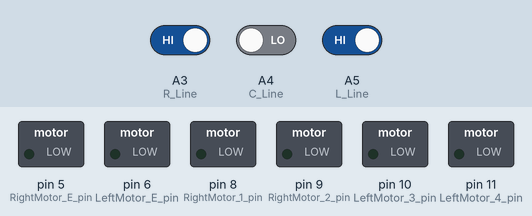
Simulated run of this sketch. Board: Arduino Uno, built with avr-gcc and run on an emulated ATmega328P. Parts: switched loads named in the sketch (green lamp = pin HIGH). The test bench sets the inputs (shaded band); at power-on: A3 (R_Line) HIGH, A4 (C_Line) LOW, A5 (L_Line) HIGH. What the sketch prints to the serial monitor is not drawn.

Above: at 1.2 s.
1.3 s: A3 (R_Line) driven LOW
At 2.3 s:
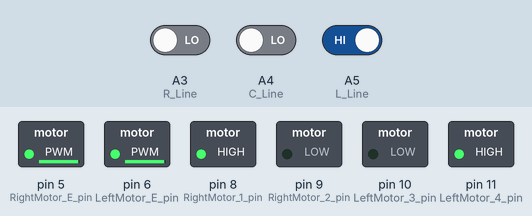
3.5 s: A4 (C_Line) driven HIGH
At 4.6 s:
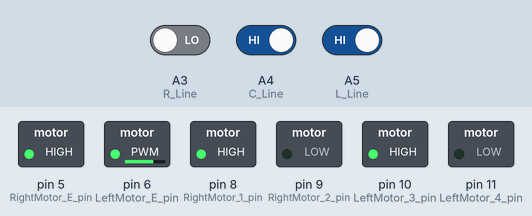
5.0 s: A5 (L_Line) driven LOW
At 5.7 s:
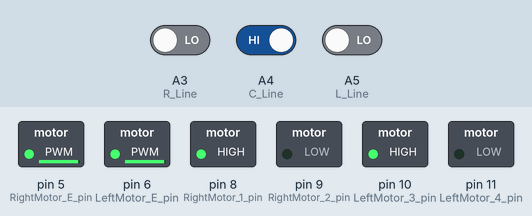
6.5 s: A3 (R_Line) driven HIGH
At 6.8 s:
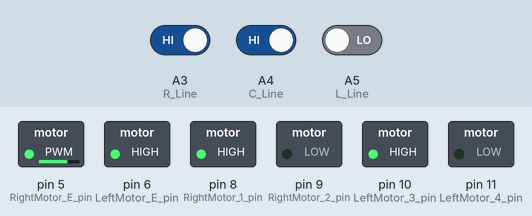
8.0 s: A4 (C_Line) driven LOW
At 9.2 s:
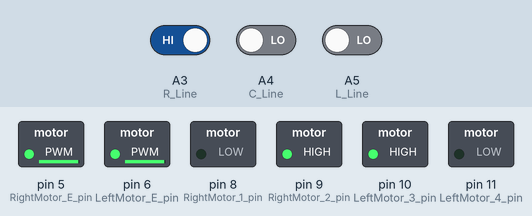
9.5 s: A4 (C_Line) driven HIGH and A5 (L_Line) driven HIGH
At 10.3 s:
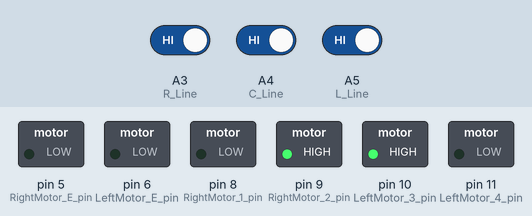
Timing chart, 0 to 12.0 s (numbered marks = the images above; inputs shaded):
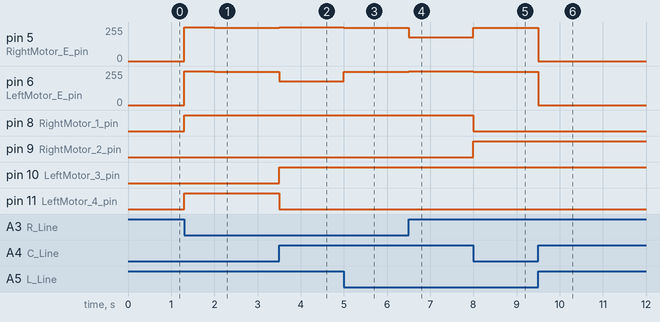

Measured:
- after the input at 1.3 s, pin 5 (RightMotor_E_pin), pin 6 (LeftMotor_E_pin): 0/255 → 255/255 at once, → 250/255 0.70 s later; pin 8 (RightMotor_1_pin), pin 11 (LeftMotor_4_pin): LOW → HIGH at once
- after the input at 3.5 s, pin 5 (RightMotor_E_pin): 250/255 → 255/255 at once; pin 6 (LeftMotor_E_pin): 250/255 → 180/255 at once; pin 10 (LeftMotor_3_pin): LOW → HIGH at once; pin 11 (LeftMotor_4_pin): HIGH → LOW at once
- after the input at 5.0 s, pin 5 (RightMotor_E_pin): 255/255 → 250/255 at once; pin 6 (LeftMotor_E_pin): 180/255 → 250/255 at once
- after the input at 6.5 s, pin 5 (RightMotor_E_pin): 250/255 → 180/255 at once; pin 6 (LeftMotor_E_pin): 250/255 → 255/255 at once
- after the input at 8.0 s, pin 5 (RightMotor_E_pin): 180/255 → 250/255 at once; pin 6 (LeftMotor_E_pin): 255/255 → 250/255 at once; pin 8 (RightMotor_1_pin): HIGH → LOW at once; pin 9 (RightMotor_2_pin): LOW → HIGH at once
- after the input at 9.5 s, pin 5 (RightMotor_E_pin), pin 6 (LeftMotor_E_pin): 250/255 → 0/255 at once

The sketch:

Linecar.ino
```cpp
// 핀 설정
// 21s (배터리 완충시)
int RightMotor_E_pin = 5;
int LeftMotor_E_pin = 6;
int RightMotor_1_pin = 8;
int RightMotor_2_pin = 9;
int LeftMotor_3_pin = 10;
int LeftMotor_4_pin = 11;

int L_Line = A5;
int C_Line = A4;
int R_Line = A3;

// 일반 주행 속도 설정 (부드러운 곡선 주행 최적화)
int BaseSpeed = 250;     // 직진 속도
int CurveHigh = 255;     // 곡선 바깥쪽 바퀴
int CurveLow = 180;      // 곡선 안쪽 바퀴 (높게 설정하여 지그재그 방지)
int SpinSpeed = 250;     // 급회전 및 라인 복귀 속도

int last_state = 0;      // 라인 이탈 시 이전 상태 기억용
unsigned long startTime; // 부스터 시간 측정용

void setup() {
  pinMode(RightMotor_E_pin, OUTPUT);
  pinMode(LeftMotor_E_pin, OUTPUT);
  pinMode(RightMotor_1_pin, OUTPUT);
  pinMode(RightMotor_2_pin, OUTPUT);
  pinMode(LeftMotor_3_pin, OUTPUT);
  pinMode(LeftMotor_4_pin, OUTPUT);

  Serial.begin(9600);
  Serial.println("System Ready: Smooth & Booster Mode");
  startTime = millis(); // 전원이 켜진 시점 저장
}

void loop() {
  // 현재 부스터 모드인지 확인 (초반 2초간 true)
  bool isBooster = (millis() - startTime < 2000);

  // 라인 트레이싱 실행
  line_tracing(isBooster);
}

void line_tracing(bool booster) {
  int L = digitalRead(L_Line);
  int C = digitalRead(C_Line);
  int R = digitalRead(R_Line);

  // 부스터 여부에 따른 동적 속도 할당
  int bBase = booster ? 250 : BaseSpeed;
  int bHigh = booster ? 255 : CurveHigh;
  int bLow  = booster ? 180 : CurveLow;   // 부스터 시에도 안쪽 바퀴를 높게 유지해 탈선 방지
  int bSpin = booster ? 255 : SpinSpeed;

  // 1. 직진 (0 1 0)
  if (L == LOW && C == HIGH && R == LOW) {
    motor_role(1, 1, bBase, bBase);
    last_state = 0;
  }
  // 2. 완만한 우회전 (0 1 1)
  else if (L == LOW && C == HIGH && R == HIGH) {
    motor_role(1, 1, bLow, bHigh);
    last_state = 2;
  }
  // 3. 완만한 좌회전 (1 1 0)
  else if (L == HIGH && C == HIGH && R == LOW) {
    motor_role(1, 1, bHigh, bLow);
    last_state = 1;
  }
  // 4. 급 우회전 / 90도 (0 0 1)
  else if (L == LOW && C == LOW && R == HIGH) {
    motor_role(-1, 1, bSpin, bSpin);
    last_state = 2;
  }
  // 5. 급 좌회전 / 90도 (1 0 0)
  else if (L == HIGH && C == LOW && R == LOW) {
    motor_role(1, -1, bSpin, bSpin);
    last_state = 1;
  }
  // 6. 라인 완전 이탈 (0 0 0) - 마지막 방향으로 복귀 시도
  else if (L == LOW && C == LOW && R == LOW) {
    if (last_state == 1) motor_role(1, -1, bSpin, bSpin);
    else if (last_state == 2) motor_role(-1, 1, bSpin, bSpin);
    else if (last_state == 0) motor_role(1, 1, bBase, bBase);
  }
  // 7. 정지 또는 교차로 (1 1 1)
  else if (L == HIGH && C == HIGH && R == HIGH) {
    motor_role(0, 0, 0, 0);
  }
}

// 모터 제어 통합 함수
void motor_role(int R_dir, int L_dir, int r_spd, int l_spd) {
  // 오른쪽 모터 제어
  if (R_dir == 1) {
    digitalWrite(RightMotor_1_pin, HIGH);
    digitalWrite(RightMotor_2_pin, LOW);
  } else if (R_dir == -1) {
    digitalWrite(RightMotor_1_pin, LOW);
    digitalWrite(RightMotor_2_pin, HIGH);
  }
  analogWrite(RightMotor_E_pin, R_dir == 0 ? 0 : r_spd);

  // 왼쪽 모터 제어
  if (L_dir == 1) {
    digitalWrite(LeftMotor_3_pin, HIGH);
    digitalWrite(LeftMotor_4_pin, LOW);
  } else if (L_dir == -1) {
    digitalWrite(LeftMotor_3_pin, LOW);
    digitalWrite(LeftMotor_4_pin, HIGH);
  }
  analogWrite(LeftMotor_E_pin, L_dir == 0 ? 0 : l_spd);
}
```
